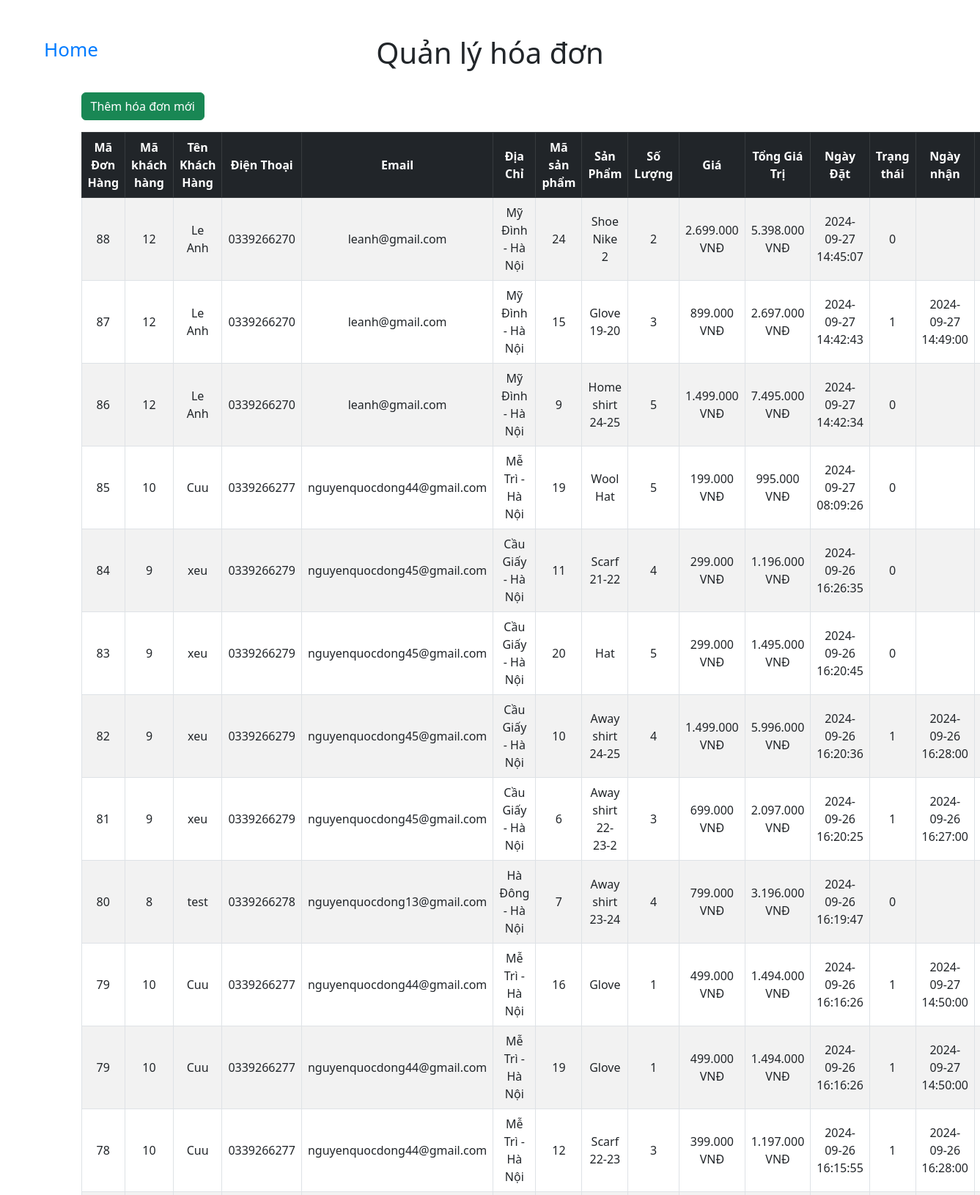
Screenshot of /admin/pages/manage_order.php (signed in, upper part) with the database file from the repository.
### tables this page shows
CREATE TABLE `order_items` (
  `id` int(10) NOT NULL,
  `order_id` int(10) NOT NULL,
  `product_id` int(20) NOT NULL,
  `product_name` text NOT NULL,
  `quantity` int(20) NOT NULL,
  `price` int(50) NOT NULL
);

CREATE TABLE `orders` (
  `id` int(10) NOT NULL,
  `user_id` int(10) NOT NULL,
  `username` text NOT NULL,
  `phone` varchar(10) NOT NULL,
  `email` varchar(100) NOT NULL,
  `address` text NOT NULL,
  `total_price` int(11) NOT NULL,
  `created_at` timestamp NOT NULL DEFAULT current_timestamp(),
  `status` int(11) NOT NULL DEFAULT 0,
  `received` timestamp NULL DEFAULT NULL
);

### admin/pages/manage_order.php (the view, shortened to what this page needs)
<?php
include '../../pages/connect.php';
$sql = "SELECT o.id AS order_id, o.user_id, o.username, o.phone, o.email, o.address, o.created_at, o.received,
               oi.product_id,oi.product_name, oi.quantity, oi.price , o.total_price , o.status
        FROM orders o
        JOIN order_items oi ON o.id = oi.order_id
        ORDER BY o.created_at DESC";
$result = $conn->query($sql);
?>
<!DOCTYPE html>
<html lang="en">
<head>
    <link href="https://cdn.jsdelivr.net/npm/bootstrap@5.3.0-alpha1/dist/css/bootstrap.min.css" rel="stylesheet">
</head>
<body>
    <div class="container mt-5">
        <div class="home">
            <a href="../index.php">Home</a>
        </div>
        <h1>Quản lý hóa đơn</h1>
        <a href="../libs/add_order.php" class="btn btn-success mb-3">Thêm hóa đơn mới</a>
        <table class="table table-bordered table-striped">
            <thead class="table-dark">
                <tr>
                    <th>Mã Đơn Hàng</th>
                    <th>Mã khách hàng</th>
                    <th>Tên Khách Hàng</th>
                    <th>Điện Thoại</th>
                    <th>Email</th>
                    <th>Địa Chỉ</th>
                    <th>Mã sản phẩm</th>
                    <th>Sản Phẩm</th>
                    <th>Số Lượng</th>
                    <th>Giá</th>
                    <th>Tổng Giá Trị</th>
                    <th>Ngày Đặt</th>
                    <th>Trạng thái</th>
                    <th>Ngày nhận</th>
                    <th>Hành động</th>
                </tr>
            </thead>
            <tbody>
                <?php if ($result->num_rows > 0): ?>
                    <?php while ($row = $result->fetch_assoc()): ?>
                        <tr id="order-<?php echo $row['order_id']; ?>">
                            <td><?php echo $row['order_id']; ?></td>
                            <td><?php echo $row['user_id']; ?></td>
                            <td><?php echo $row['username']; ?></td>
                            <td><?php echo $row['phone']; ?></td>
                            <td><?php echo $row['email']; ?></td>
                            <td><?php echo $row['address']; ?></td>
                            <td><?php echo $row['product_id']; ?></td>
                            <td><?php echo $row['product_name']; ?></td>
                            <td><?php echo $row['quantity']; ?></td>
                            <td><?php echo number_format($row['price'], 0, ',', '.'); ?> VNĐ</td>
                            <td><?php echo number_format($row['total_price'], 0, ',', '.'); ?> VNĐ</td>
                            <td><?php echo $row['created_at']; ?></td>
                            <td><?php echo $row['status']; ?></td>
                            <td><?php echo $row['received']; ?></td>
                            <td class="action-buttons">
                            </td>
                        </tr>
                    <?php endwhile; ?>
                <?php else: ?>
                    <tr>
                        <td colspan="14" class="text-center">Không có hóa đơn nào</td>
                    </tr>
                <?php endif; ?>
            </tbody>
        </table>
    </div>
</body>
</html>

### admin/pages/manage_order.php (style rules this page uses)
.home { left: 60px; font-size: 26px; position: absolute; }
.home a { text-decoration: none; color: #007bff; }
.table th, .table td { vertical-align: middle; text-align: center; }
h1 { text-align: center; margin-bottom: 30px; }

### rows the page displays
order_items: order "88", order.user_id "12", order.username "Le Anh", order.phone "0339266270", order.email "leanh@gmail.com", order.address "Mỹ Đình - Hà Nội", product "24", product_name "Shoe Nike 2", quantity "2", price "2.699.000", order.total_price "5.398.000", order.created_at "2024-09-27 14:45:07", order.status "0"
order_items: order "87", order.user_id "12", order.username "Le Anh", order.phone "0339266270", order.email "leanh@gmail.com", order.address "Mỹ Đình - Hà Nội", product "15", product_name "Glove 19-20", quantity "3", price "899.000", order.total_price "2.697.000", order.created_at "2024-09-27 14:42:43", order.status "1", order.received "2024-09-27 14:49:00"
order_items: order "86", order.user_id "12", order.username "Le Anh", order.phone "0339266270", order.email "leanh@gmail.com", order.address "Mỹ Đình - Hà Nội", product "9", product_name "Home shirt 24-25", quantity "5", price "1.499.000", order.total_price "7.495.000", order.created_at "2024-09-27 14:42:34", order.status "0"
order_items: order "85", order.user_id "10", order.username "Cuu", order.phone "0339266277", order.email "nguyenquocdong44@gmail.com", order.address "Mễ Trì - Hà Nội", product "19", product_name "Wool Hat", quantity "5", price "199.000", order.total_price "995.000", order.created_at "2024-09-27 08:09:26", order.status "0"
order_items: order "84", order.user_id "9", order.username "xeu", order.phone "0339266279", order.email "nguyenquocdong45@gmail.com", order.address "Cầu Giấy - Hà Nội", product "11", product_name "Scarf 21-22", quantity "4", price "299.000", order.total_price "1.196.000", order.created_at "2024-09-26 16:26:35", order.status "0"
order_items: order "83", order.user_id "9", order.username "xeu", order.phone "0339266279", order.email "nguyenquocdong45@gmail.com", order.address "Cầu Giấy - Hà Nội", product "20", product_name "Hat", quantity "5", price "299.000", order.total_price "1.495.000", order.created_at "2024-09-26 16:20:45", order.status "0"
order_items: order "82", order.user_id "9", order.username "xeu", order.phone "0339266279", order.email "nguyenquocdong45@gmail.com", order.address "Cầu Giấy - Hà Nội", product "10", product_name "Away shirt 24-25", quantity "4", price "1.499.000", order.total_price "5.996.000", order.created_at "2024-09-26 16:20:36", order.status "1", order.received "2024-09-26 16:28:00"
order_items: order "81", order.user_id "9", order.username "xeu", order.phone "0339266279", order.email "nguyenquocdong45@gmail.com", order.address "Cầu Giấy - Hà Nội", product "6", product_name "Away shirt 22-23-2", quantity "3", price "699.000", order.total_price "2.097.000", order.created_at "2024-09-26 16:20:25", order.status "1", order.received "2024-09-26 16:27:00"
order_items: order "80", order.user_id "8", order.username "test", order.phone "0339266278", order.email "nguyenquocdong13@gmail.com", order.address "Hà Đông - Hà Nội", product "7", product_name "Away shirt 23-24", quantity "4", price "799.000", order.total_price "3.196.000", order.created_at "2024-09-26 16:19:47", order.status "0"
order_items: order "79", order.user_id "10", order.username "Cuu", order.phone "0339266277", order.email "nguyenquocdong44@gmail.com", order.address "Mễ Trì - Hà Nội", product "16", product_name "Glove", quantity "1", price "499.000", order.total_price "1.494.000", order.created_at "2024-09-26 16:16:26", order.status "1", order.received "2024-09-27 14:50:00"
order_items: order "79", order.user_id "10", order.username "Cuu", order.phone "0339266277", order.email "nguyenquocdong44@gmail.com", order.address "Mễ Trì - Hà Nội", product "19", product_name "Glove", quantity "1", price "499.000", order.total_price "1.494.000", order.created_at "2024-09-26 16:16:26", order.status "1", order.received "2024-09-27 14:50:00"
order_items: order "78", order.user_id "10", order.username "Cuu", order.phone "0339266277", order.email "nguyenquocdong44@gmail.com", order.address "Mễ Trì - Hà Nội", product "12", product_name "Scarf 22-23", quantity "3", price "399.000", order.total_price "1.197.000", order.created_at "2024-09-26 16:15:55", order.status "1", order.received "2024-09-26 16:28:00"
